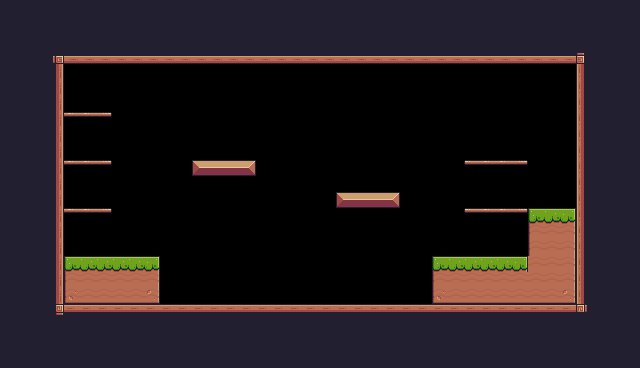

Below is a game level as drawn by its tile map, then a one-line description and the .tmx file that defines it, in full:
An orthogonal 40x23 tile map with 16x16 px tiles, 1 tile layer (Background) and 30 objects (11x Fruit, 5x Platform, Player, Saw, Checkpoint, ...).

<map version="1.10" tiledversion="1.10.2" orientation="orthogonal" renderorder="right-down" width="40" height="23" tilewidth="16" tileheight="16" infinite="0" nextlayerid="4" nextobjectid="41">
 <tileset firstgid="1" source="Pixel Adventure.tsx" />
 <layer id="1" name="Background" width="40" height="23">
  <properties>
   <property name="BackgroundColor" value="Green" />
  </properties>
  <data encoding="csv">
24,24,24,24,24,24,24,24,24,24,24,24,24,24,24,24,24,24,24,24,24,24,24,24,24,24,24,24,24,24,24,24,24,24,24,24,24,24,24,24,
24,24,24,24,24,24,24,24,24,24,24,24,24,24,24,24,24,24,24,24,24,24,24,24,24,24,24,24,24,24,24,24,24,24,24,24,24,24,24,24,
24,24,24,24,24,24,24,24,24,24,24,24,24,24,24,24,24,24,24,24,24,24,24,24,24,24,24,24,24,24,24,24,24,24,24,24,24,24,24,24,
24,24,24,92,134,134,134,134,134,134,134,134,134,134,134,134,134,134,134,134,134,134,134,134,134,134,134,134,134,134,134,134,134,134,134,134,93,24,24,24,
24,24,24,113,0,0,0,0,0,0,0,0,0,0,0,0,0,0,0,0,0,0,0,0,0,0,0,0,0,0,0,0,0,0,0,0,111,24,24,24,
24,24,24,113,0,0,0,0,0,0,0,0,0,0,0,0,0,0,0,0,0,0,0,0,0,0,0,0,0,0,0,0,0,0,0,0,111,24,24,24,
24,24,24,113,0,0,0,0,0,0,0,0,0,0,0,0,0,0,0,0,0,0,0,0,0,0,0,0,0,0,0,0,0,0,0,0,111,24,24,24,
24,24,24,113,41,41,42,0,0,0,0,0,0,0,0,0,0,0,0,0,0,0,0,0,0,0,0,0,0,0,0,0,0,0,0,0,111,24,24,24,
24,24,24,113,0,0,0,0,0,0,0,0,0,0,0,0,0,0,0,0,0,0,0,0,0,0,0,0,0,0,0,0,0,0,0,0,111,24,24,24,
24,24,24,113,0,0,0,0,0,0,0,0,0,0,0,0,0,0,0,0,0,0,0,0,0,0,0,0,0,0,0,0,0,0,0,0,111,24,24,24,
24,24,112,113,41,41,42,0,0,0,0,0,13,14,14,15,0,0,0,0,0,0,0,0,0,0,0,0,0,40,41,41,42,0,0,0,111,24,24,24,
24,24,112,113,0,0,0,0,0,0,0,0,0,0,0,0,0,0,0,0,0,0,0,0,0,0,0,0,0,0,0,0,0,0,0,0,111,24,24,24,
24,24,112,113,0,0,0,0,0,0,0,0,0,0,0,0,0,0,0,0,0,13,14,14,15,0,0,0,0,0,0,0,0,0,0,0,111,24,24,24,
24,24,112,113,41,41,42,0,0,0,0,0,0,0,0,0,0,0,0,0,0,0,0,0,0,0,0,0,0,40,41,41,42,7,8,9,111,24,24,24,
24,24,112,113,0,0,0,0,0,0,0,0,0,0,0,0,0,0,0,0,0,0,0,0,0,0,0,0,0,0,0,0,0,29,30,31,111,24,24,24,
24,24,24,113,0,0,0,0,0,0,0,0,0,0,0,0,0,0,0,0,0,0,0,0,0,0,0,0,0,0,0,0,0,29,30,31,111,24,24,24,
24,24,24,113,7,8,8,8,8,9,0,0,0,0,0,0,0,0,0,0,0,0,0,0,0,0,0,7,8,8,8,8,9,30,30,31,111,24,24,24,
24,24,24,113,29,30,30,30,30,31,0,0,0,0,0,0,0,0,0,0,0,0,0,0,0,0,0,29,30,30,30,30,30,30,30,31,111,24,24,24,
24,24,24,113,51,52,52,52,52,53,0,0,0,0,0,0,0,0,0,0,0,0,0,0,0,0,0,51,52,52,52,52,52,52,52,53,111,24,24,24,
24,24,24,114,90,90,90,90,90,90,90,90,90,90,90,90,90,90,90,90,90,90,90,90,90,90,90,90,90,90,90,90,90,90,90,90,115,24,24,24,
24,24,24,24,24,24,24,24,24,24,24,24,24,24,24,24,24,24,24,24,24,24,24,24,24,24,24,24,24,24,24,24,24,24,24,24,24,24,24,24,
24,24,24,24,24,24,24,24,24,24,24,24,24,24,24,24,24,24,24,24,24,24,24,24,24,24,24,24,24,24,24,24,24,24,24,24,24,24,24,24,
24,24,24,24,24,24,24,24,24,24,24,24,24,24,24,24,24,24,24,24,24,24,24,24,24,24,24,24,24,24,24,24,24,24,24,24,24,24,24,24
</data>
 </layer>
 <objectgroup id="2" name="Spawnpoints">
  <object id="4" name="Player" type="Player" x="128" y="224" width="32" height="32" />
  <object id="21" name="Bananas" type="Fruit" x="80" y="80" width="32" height="32" />
  <object id="22" name="Orange" type="Fruit" x="80" y="128" width="32" height="32" />
  <object id="23" name="Apple" type="Fruit" x="80" y="176" width="32" height="32" />
  <object id="24" name="Cherries" type="Fruit" x="192" y="128" width="32" height="32" />
  <object id="25" name="Cherries" type="Fruit" x="224" y="128" width="32" height="32" />
  <object id="26" name="Cherries" type="Fruit" x="208" y="96" width="32" height="32" />
  <object id="27" name="Cherries" type="Fruit" x="336" y="160" width="32" height="32" />
  <object id="28" name="Cherries" type="Fruit" x="368" y="160" width="32" height="32" />
  <object id="29" name="Cherries" type="Fruit" x="352" y="128" width="32" height="32" />
  <object id="30" name="Kiwi" type="Fruit" x="480" y="128" width="32" height="32" />
  <object id="31" name="Kiwi" type="Fruit" x="480" y="176" width="32" height="32" />
  <object id="34" type="Saw" x="288" y="128" width="32" height="32">
   <properties>
    <property name="isVertical" type="bool" value="true" />
    <property name="offNeg" type="float" value="4" />
    <property name="offPos" type="float" value="3" />
   </properties>
  </object>
  <object id="36" type="Checkpoint" x="512" y="144" width="64" height="64" />
  <object id="37" name="Chicken" type="Chicken" x="336" y="272" width="32" height="32">
   <properties>
    <property name="offNeg" type="float" value="12" />
    <property name="offPos" type="float" value="5" />
   </properties>
  </object>
 </objectgroup>
 <objectgroup id="3" name="Collisions">
  <object id="7" x="48" y="48" width="16" height="272" />
  <object id="8" x="64" y="48" width="528" height="16" />
  <object id="9" x="576" y="64" width="16" height="256" />
  <object id="10" x="64" y="304" width="512" height="16" />
  <object id="12" x="64" y="256" width="96" height="48" />
  <object id="13" x="192" y="160" width="64" height="16" />
  <object id="14" x="336" y="192" width="64" height="16" />
  <object id="15" x="432" y="256" width="96" height="48" />
  <object id="16" type="Platform" x="464" y="208" width="64" height="16" />
  <object id="17" type="Platform" x="464" y="160" width="64" height="16" />
  <object id="18" type="Platform" x="64" y="160" width="48" height="16" />
  <object id="19" type="Platform" x="64" y="112" width="48" height="16" />
  <object id="20" type="Platform" x="64" y="208" width="48" height="16" />
  <object id="35" x="528" y="208" width="48" height="96" />
  <object id="40" x="458.5" y="-49.5" />
 </objectgroup>
</map>
